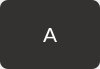
<?xml version="1.0" encoding="UTF-8"?>
<ui version="4.0">
 <class>Form</class>
 <widget class="QWidget" name="Form">
  <property name="geometry">
   <rect>
    <x>0</x>
    <y>0</y>
    <width>100</width>
    <height>69</height>
   </rect>
  </property>
  <property name="minimumSize">
   <size>
    <width>50</width>
    <height>68</height>
   </size>
  </property>
  <property name="windowTitle">
   <string>Form</string>
  </property>
  <layout class="QHBoxLayout" name="horizontalLayout">
   <property name="spacing">
    <number>0</number>
   </property>
   <property name="leftMargin">
    <number>0</number>
   </property>
   <property name="topMargin">
    <number>0</number>
   </property>
   <property name="rightMargin">
    <number>0</number>
   </property>
   <property name="bottomMargin">
    <number>0</number>
   </property>
   <item>
    <widget class="QPushButton" name="button">
     <property name="sizePolicy">
      <sizepolicy hsizetype="Preferred" vsizetype="Preferred">
       <horstretch>0</horstretch>
       <verstretch>0</verstretch>
      </sizepolicy>
     </property>
     <property name="font">
      <font>
       <pointsize>16</pointsize>
      </font>
     </property>
     <property name="styleSheet">
      <string notr="true">QPushButton {
	background-color: rgb(52, 50, 48);
	border-style: solid;
	border-color: rgb(66, 205, 82);
	color: rgb(161, 161, 161);
	border-width: 0px;
	border-radius: 8px;
	color: white;
}

QPushButton:hover {
	border-width: 2px;
	color: rgb(66, 205, 82);
}

QPushButton:pressed {
	background-color: rgb(66, 205, 82);
	color: white;
	border-width: 0px;
}

QPushButton:disabled {
	background-color: transparent;
	color: white;
	border-width: 2px;
	border-color: rgb(66, 205, 82);
}</string>
     </property>
     <property name="text">
      <string>A</string>
     </property>
    </widget>
   </item>
  </layout>
 </widget>
 <resources/>
 <connections/>
</ui>
